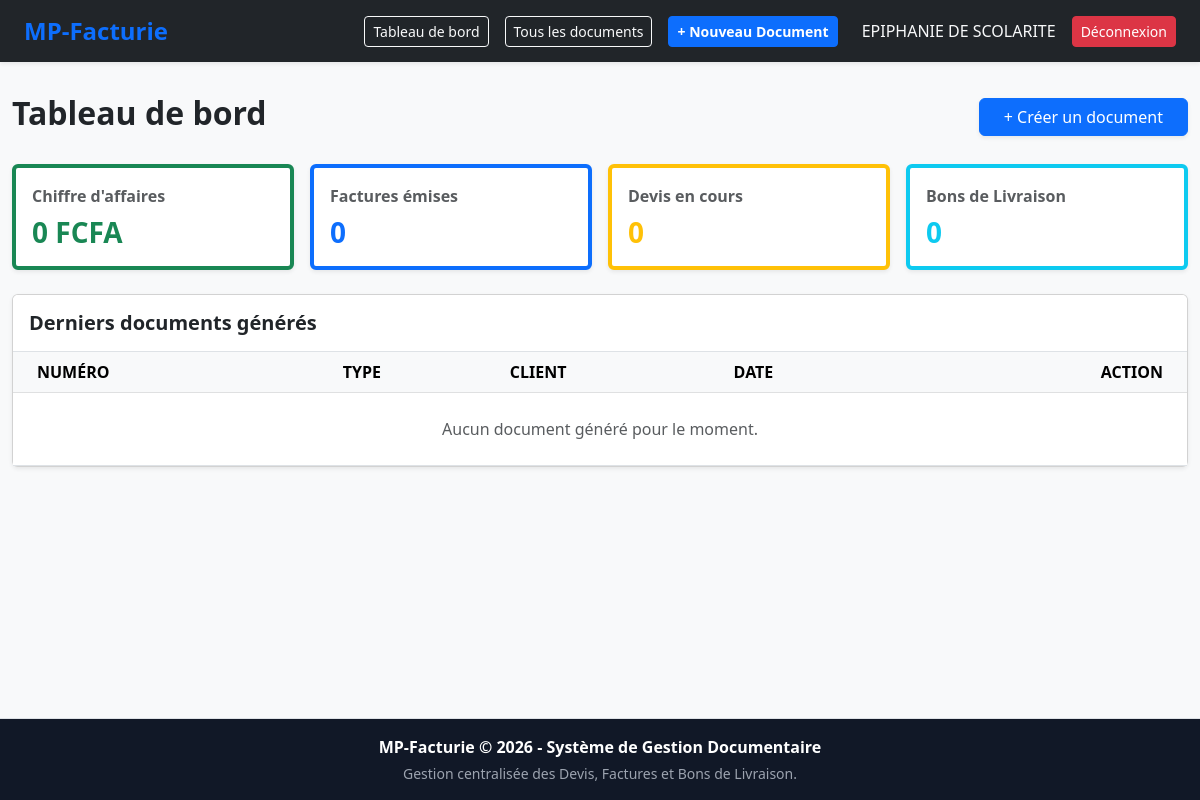
Page /dashboard/ (signed in) on the earlier database version.
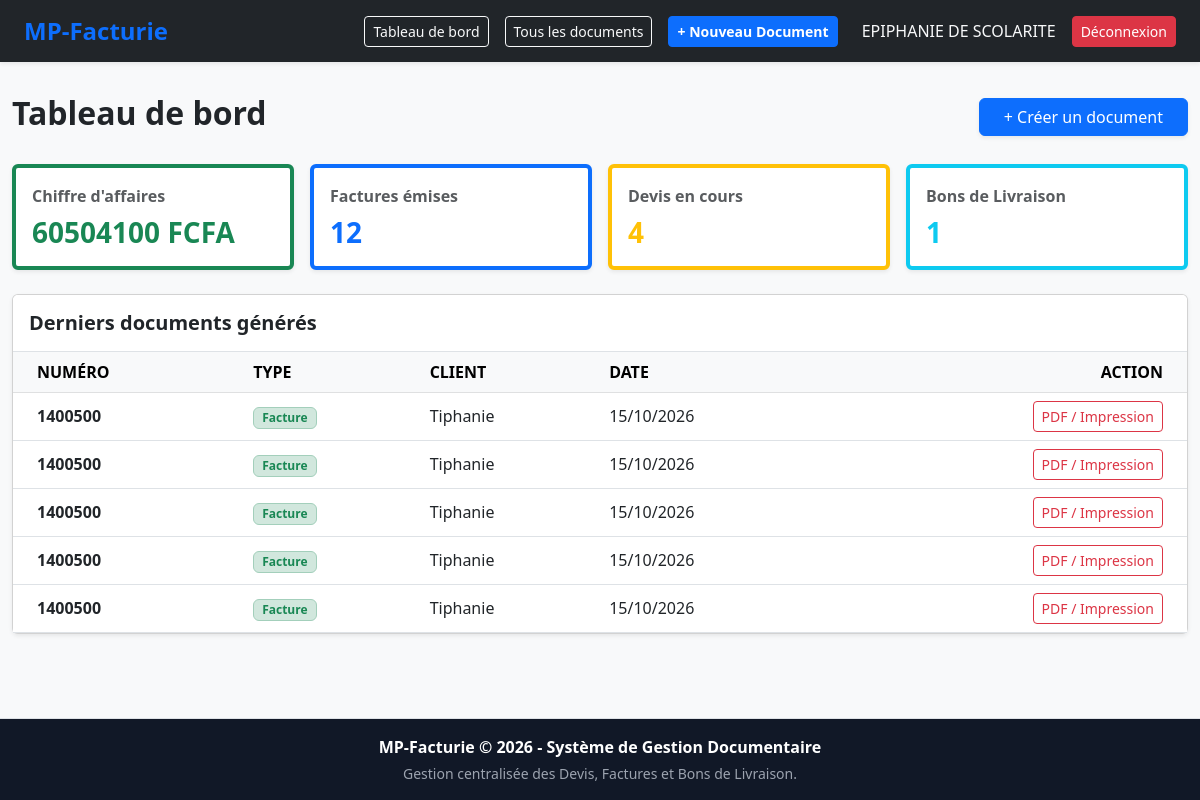
Same page on the later database version.
### documents/models.py (models this page shows)
class Document(models.Model):
    TYPE_CHOICES = [
        ('facture', 'Facture'),
        ('devis', 'Devis'),
        ('bon_livraison', 'Bon de livraison'),
    ]
    MODELE_CHOICES = [
        ('service', 'Prestation (Jours / Taux)'),
        ('produit', 'Vente / Produit (Quantité / Prix Unitaire)'),
    ]
    user = models.ForeignKey(User, on_delete=models.CASCADE)
    type_document = models.CharField(max_length=20, choices=TYPE_CHOICES, default='facture')
    modele_facture = models.CharField(max_length=20, choices=MODELE_CHOICES, default='service')
    numero = models.CharField(max_length=50)
    initiateur = models.CharField(max_length=100, blank=True)
    client = models.CharField(max_length=100)
    objet = models.CharField(max_length=255, blank=True)
    taux_prelevement = models.FloatField(default=0.0)
    avance = models.FloatField(default=0.0)
    regule = models.FloatField(default=0.0)
    autre_option_label = models.CharField(max_length=100, blank=True)
    autre_option_montant = models.FloatField(default=0.0)
    date_creation = models.DateTimeField(auto_now_add=True)

### dashboard/views.py (the view)
# urls.py: path('', views.dashboard_index, name='dashboard_index'),
@login_required
def dashboard_index(request):
    user_docs = Document.objects.filter(user=request.user)
    nb_factures = user_docs.filter(type_document='facture').count()
    nb_devis = user_docs.filter(type_document='devis').count()
    nb_bl = user_docs.filter(type_document__in=['bon_livraison', 'bl', 'bon de livraison']).count()
    facture_ids = user_docs.filter(type_document='facture').values_list('id', flat=True)
    ca_total = LigneDocument.objects.filter(document_id__in=facture_ids).aggregate(Sum('prix_total'))['prix_total__sum'] or 0
    context = {
        'nb_factures': nb_factures,
        'nb_devis': nb_devis,
        'nb_bl': nb_bl,
        'ca_total': ca_total,
        'derniers_documents': user_docs.order_by('-date_creation')[:5]
    }
    return render(request, 'dashboard/index.html', context)

### dashboard/templates/dashboard/index.html (shortened to what this page needs)
{% extends 'base.html' %}
{% block content %}
<div class="container-fluid py-2">
    <div class="d-flex justify-content-between align-items-center mb-4">
        <h2 class="fw-bold text-dark">Tableau de bord</h2>
        <a href="{% url 'creer_document' %}" class="btn btn-primary px-4 shadow-sm">+ Créer un document</a>
    </div>
    <div class="row g-3 mb-4">
        <div class="col-md-3">
            <div class="card shadow-sm p-3 border-start border-4 border-success bg-white">
                <span class="text-muted fw-semibold fs-7">Chiffre d'affaires</span>
                <h3 class="text-success fw-bold mt-2 mb-0">{{ ca_total|floatformat:0 }} FCFA</h3>
            </div>
        </div>
        <div class="col-md-3">
            <div class="card shadow-sm p-3 border-start border-4 border-primary bg-white">
                <span class="text-muted fw-semibold fs-7">Factures émises</span>
                <h3 class="text-primary fw-bold mt-2 mb-0">{{ nb_factures }}</h3>
            </div>
        </div>
        <div class="col-md-3">
            <div class="card shadow-sm p-3 border-start border-4 border-warning bg-white">
                <span class="text-muted fw-semibold fs-7">Devis en cours</span>
                <h3 class="text-warning fw-bold mt-2 mb-0">{{ nb_devis }}</h3>
            </div>
        </div>
        <div class="col-md-3">
            <div class="card shadow-sm p-3 border-start border-4 border-info bg-white">
                <span class="text-muted fw-semibold fs-7">Bons de Livraison</span>
                <h3 class="text-info fw-bold mt-2 mb-0">{{ nb_bl }}</h3>
            </div>
        </div>
    </div>
    <div class="card shadow-sm bg-white">
        <div class="card-header bg-white py-3 border-bottom">
            <h5 class="fw-bold m-0 text-dark">Derniers documents générés</h5>
        </div>
        <div class="card-body p-0">
            <div class="table-responsive">
                <table class="table table-hover align-middle mb-0">
                    <thead class="table-light">
                        <tr>
                            <th class="ps-4">NUMÉRO</th>
                            <th>TYPE</th>
                            <th>CLIENT</th>
                            <th>DATE</th>
                            <th class="text-end pe-4">ACTION</th>
                        </tr>
                    </thead>
                    <tbody>
                        {% for doc in derniers_documents %}
                        <tr>
                            <td class="ps-4 fw-bold text-dark">{{ doc.numero }}</td>
                            <td>
                                {% if doc.type_document == 'facture' %}
                                    <span class="badge bg-success-subtle text-success border border-success-subtle px-2 py-1">Facture</span>
                                {% elif doc.type_document == 'devis' %}
                                    <span class="badge bg-warning-subtle text-warning border border-warning-subtle px-2 py-1">Devis</span>
                                {% else %}
                                    <span class="badge bg-info-subtle text-info border border-info-subtle px-2 py-1">Bon de livraison</span>
                                {% endif %}
                            </td>
                            <td>{{ doc.client|default:"-" }}</td>
                            <td>{{ doc.date_creation|date:"d/m/Y" }}</td>
                            <td class="text-end pe-4">
                                <a href="{% url 'apercu_pdf' doc.id %}" class="btn btn-sm btn-outline-danger" target="_blank">
                                     PDF / Impression
                                </a>
                            </td>
                        </tr>
                        {% empty %}
                        <tr>
                            <td colspan="5" class="text-center py-4 text-muted">Aucun document généré pour le moment.</td>
                        </tr>
                        {% endfor %}
                    </tbody>
                </table>
            </div>
        </div>
    </div>
</div>
{% endblock %}

### templates/base.html (shortened to what this page needs)
<!DOCTYPE html>
<html lang="fr">
<head>
    <link href="https://cdn.jsdelivr.net/npm/bootstrap@5.3.0/dist/css/bootstrap.min.css" rel="stylesheet">
</head>
<body>
    <nav class="navbar navbar-expand-lg navbar-dark bg-dark shadow-sm py-2">
        <div class="container-fluid px-4">
            <a class="navbar-brand fw-bold text-primary fs-4" href="{% url 'dashboard_index' %}">MP-Facturie</a>
            {% if user.is_authenticated %}
            <div class="d-flex align-items-center gap-3 ms-auto">
                <a href="{% url 'dashboard_index' %}" class="btn btn-outline-light btn-sm">Tableau de bord</a>
                <a href="{% url 'liste_documents' %}" class="btn btn-outline-light btn-sm">Tous les documents</a>
                <a href="{% url 'creer_document' %}" class="btn btn-primary btn-sm fw-bold">+ Nouveau Document</a>
                <span class="text-light ms-2"> {{ user.get_full_name|default:user.username }}</span>
                <form action="{% url 'logout' %}" method="post" class="d-inline">
                    <button type="submit" class="btn btn-danger btn-sm">Déconnexion</button>
                </form>
            </div>
            {% else %}
            <div class="ms-auto d-flex gap-2">
                <a href="{% url 'login' %}" class="btn btn-outline-light btn-sm">Se connecter</a>
                <a href="{% url 'register' %}" class="btn btn-primary btn-sm">Créer un compte</a>
            </div>
            {% endif %}
        </div>
    </nav>
    <div class="content-wrapper py-4">
        {% block content %}{% endblock %}
    </div>
    <footer class="mt-auto py-3 border-top">
        <div class="container text-center">
            <p class="mb-1 fw-bold text-white">MP-Facturie &copy; 2026 - Système de Gestion Documentaire</p>
            <p class="small mb-0">Gestion centralisée des Devis, Factures et Bons de Livraison.</p>
        </div>
    </footer>
</body>
</html>

### templates/base.html (style rules this page uses)
body { display: flex; flex-direction: column; min-height: 100vh; background-color: #f8f9fa; }
.content-wrapper { flex: 1; }
footer { background-color: #111827; color: #9ca3af; }

Differences in the rows shown:
added Document: numero "1400500", type_document "Facture", client "Tiphanie", date_creation "15/10/2026"
added Document: numero "1400500", type_document "Facture", client "Tiphanie", date_creation "15/10/2026"
added Document: numero "1400500", type_document "Facture", client "Tiphanie", date_creation "15/10/2026"
added Document: numero "1400500", type_document "Facture", client "Tiphanie", date_creation "15/10/2026"
added Document: numero "1400500", type_document "Facture", client "Tiphanie", date_creation "15/10/2026"
Other differences:
{{ ca_total|floatformat:0 }}: "0" → "60504100"
{{ nb_factures }}: "0" → "12"
{{ nb_devis }}: "0" → "4"
{{ nb_bl }}: "0" → "1"
text no longer shown: "Aucun document généré pour le moment."
